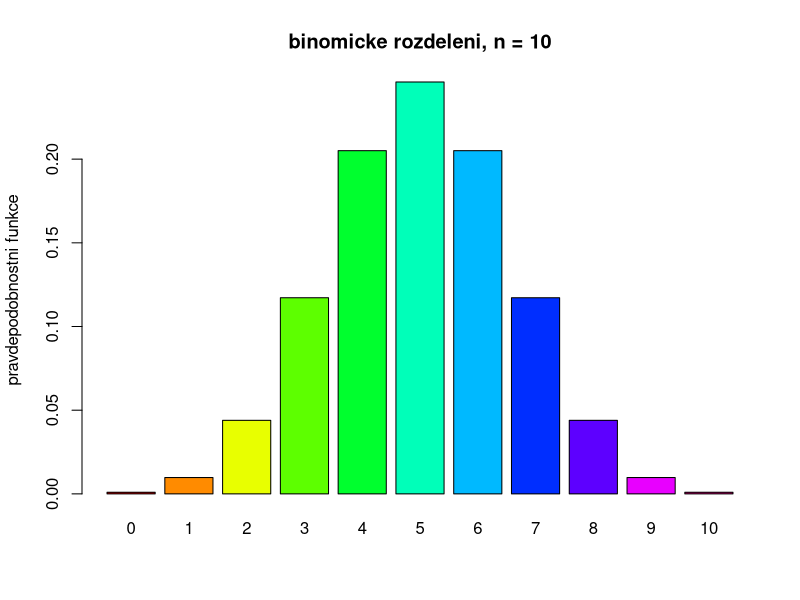
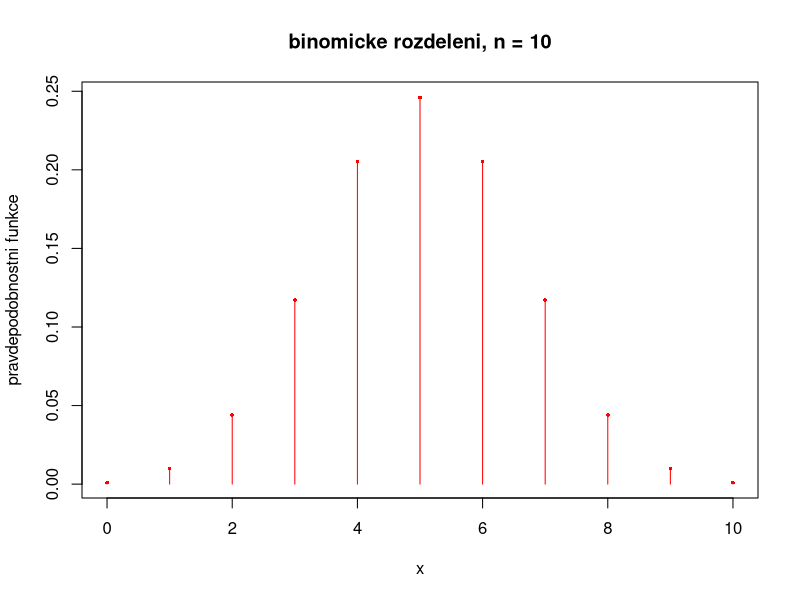
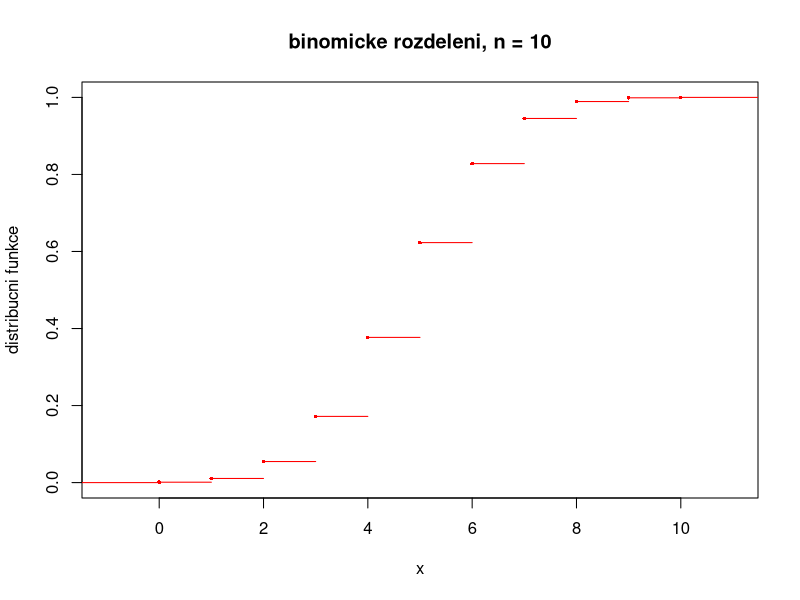

The R script that drew these images, in order:
# Priklad 1

n <- 10
theta <- 1/2

x <- seq (0, n)
titulek <- paste ("binomicke rozdeleni,", "n =", n)

# pravdepodobnostni funkce
pravdepodobnostni <- dbinom (x, size = n, prob = theta)
pravdepodobnostni

#	sloupcovy graf
barplot (pravdepodobnostni, col = rainbow (length (x)), names.arg = x, ylab = "pravdepodobnostni funkce", main = titulek)

#	klasicky bodovy (korektne matematicky) graf
plot (x, pravdepodobnostni, type = "h", col = "red", ylab = "pravdepodobnostni funkce", main = titulek)
points (x, pravdepodobnostni, pch = 16, cex = 0.5, col = "red")

# distribucni funkce
distribucni <- pbinom (x, size = n, prob = theta)
# jedna se o skokovou funkci
dist.fce <- stepfun (x, c (0, distribucni))

# distribucni funkce je vzdy zprava spojita, 
# tzn. leve krajni body vzdy patri k useckam
plot (dist.fce, verticals = FALSE, col = "red", pch = 16, cex = 0.5, ylab = "distribucni funkce", main = titulek)

# (A)
dbinom (5, size = n, prob = theta)
choose (10, 5) / 2^10

# (B) 
pbinom (5, size = n, prob = theta)

# (C)
1 - pbinom (6, size = n, prob = theta)

#	(D)
dbinom (seq (1, 9, by = 2), size = n, prob = theta)
sum (dbinom (seq (1, 9, by = 2), size = n, prob = theta))

